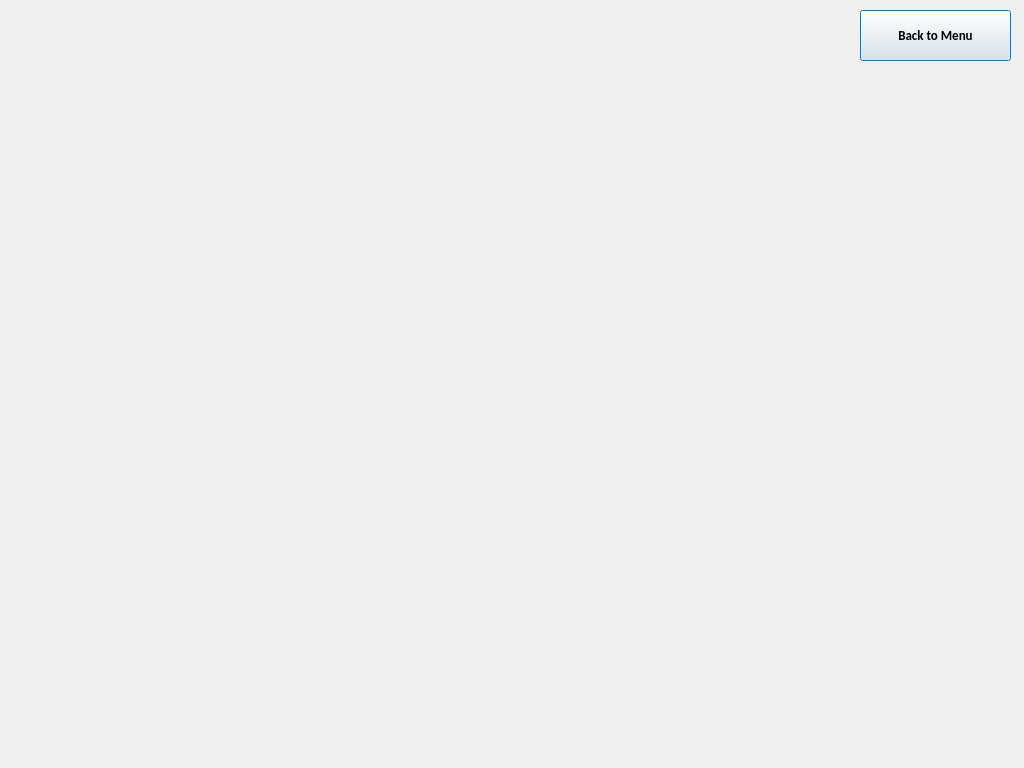
<?xml version="1.0" encoding="UTF-8"?>
<ui version="4.0">
 <class>Dialog</class>
 <widget class="QDialog" name="Dialog">
  <property name="geometry">
   <rect>
    <x>0</x>
    <y>0</y>
    <width>1024</width>
    <height>768</height>
   </rect>
  </property>
  <property name="minimumSize">
   <size>
    <width>1024</width>
    <height>768</height>
   </size>
  </property>
  <property name="maximumSize">
   <size>
    <width>1024</width>
    <height>768</height>
   </size>
  </property>
  <property name="windowTitle">
   <string>JERBOA Queue</string>
  </property>
  <property name="windowIcon">
   <iconset resource="jerboa_resource.qrc">
    <normaloff>:/newPrefix/resources/img/Jerboa.png</normaloff>:/newPrefix/resources/img/Jerboa.png</iconset>
  </property>
  <widget class="QPushButton" name="pushButton">
   <property name="geometry">
    <rect>
     <x>860</x>
     <y>10</y>
     <width>151</width>
     <height>51</height>
    </rect>
   </property>
   <property name="font">
    <font>
     <family>Calibri</family>
     <pointsize>10</pointsize>
     <weight>75</weight>
     <bold>true</bold>
    </font>
   </property>
   <property name="focusPolicy">
    <enum>Qt::ClickFocus</enum>
   </property>
   <property name="text">
    <string>Back to Menu</string>
   </property>
  </widget>
 </widget>
 <resources>
  <include location="jerboa_resource.qrc"/>
 </resources>
 <connections>
  <connection>
   <sender>pushButton</sender>
   <signal>clicked()</signal>
   <receiver>Dialog</receiver>
   <slot>close()</slot>
   <hints>
    <hint type="sourcelabel">
     <x>886</x>
     <y>41</y>
    </hint>
    <hint type="destinationlabel">
     <x>751</x>
     <y>31</y>
    </hint>
   </hints>
  </connection>
 </connections>
</ui>
